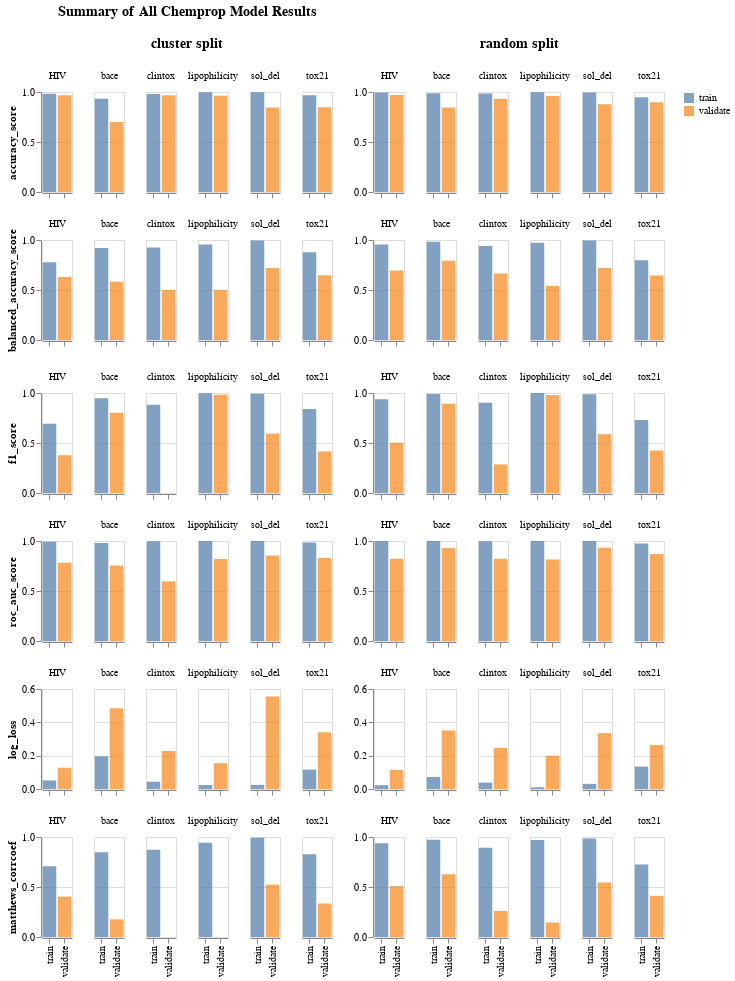

The notebook cell this image was saved under:
### Code cell
stack = None
chart = None

for i, metric in enumerate(vis_df['metric'].unique()):
    for j, split_type in enumerate(vis_df['split_method'].unique()):
        chart_title = None
        y_title = None
        x_labels = False

        if i == 0: 
            chart_title = "\n" + split_type + " split"

        if i ==0 and j == 0:
            chart_title = ["Summary of All Chemprop Model Results", "", chart_title]
        
        if i == len(vis_df['metric'].unique()) - 1:
            x_labels = True

        if j == 0: y_title = metric

        plot = alt.Chart(vis_df[(vis_df['metric'] == metric) & (vis_df['split_method'] == split_type)]
        ).mark_bar(opacity = 0.7).encode(
                y = alt.Y("score:Q", title = y_title),
                x = alt.X("split_id:N", title= None, axis = alt.Axis(labels = x_labels)),
                color = alt.Color("split_id:N", title = None),
                column =  alt.Row("dataset:N", title = chart_title, header=alt.Header(titleFontSize=14))
                ).properties(width = 30, height = 100)

    
        if not stack:
            stack = plot
        else:
            stack = alt.hconcat(
                stack,
                plot).resolve_scale(
                    y='shared')
            # stack = stack | plot
            # stack.resolve_scale(y = 'shared')

    if not chart:
            chart = stack
    else:
        chart = chart & stack
    stack = None

chart

### Figure 1 — Vega-Lite specification as saved in the notebook (floating-point values rounded to 4 significant figures)
{"config": {"view": {"continuousWidth": 400, "continuousHeight": 300}}, "vconcat": [{"hconcat": [{"data": {"name": "data-6a9069292068ee5caba4630e4c76df55"}, "mark": {"type": "bar", "opacity": 0.7}, "encoding": {"color": {"field": "split_id", "title": null, "type": "nominal"}, "column": {"field": "dataset", "header": {"titleFontSize": 14}, "title": ["Summary of All Chemprop Model Results", "", "\ncluster split"], "type": "nominal"}, "x": {"axis": {"labels": false}, "field": "split_id", "title": null, "type": "nominal"}, "y": {"field": "score", "title": "accuracy_score", "type": "quantitative"}}, "height": 100, "width": 30}, {"data": {"name": "data-3a767518e824bedeeb6aaea7820103e8"}, "mark": {"type": "bar", "opacity": 0.7}, "encoding": {"color": {"field": "split_id", "title": null, "type": "nominal"}, "column": {"field": "dataset", "header": {"titleFontSize": 14}, "title": "\nrandom split", "type": "nominal"}, "x": {"axis": {"labels": false}, "field": "split_id", "title": null, "type": "nominal"}, "y": {"field": "score", "title": null, "type": "quantitative"}}, "height": 100, "width": 30}], "resolve": {"scale": {"y": "shared"}}}, {"hconcat": [{"data": {"name": "data-f9c1fb133bf6b322a36e8b118c891b04"}, "mark": {"type": "bar", "opacity": 0.7}, "encoding": {"color": {"field": "split_id", "title": null, "type": "nominal"}, "column": {"field": "dataset", "header": {"titleFontSize": 14}, "title": null, "type": "nominal"}, "x": {"axis": {"labels": false}, "field": "split_id", "title": null, "type": "nominal"}, "y": {"field": "score", "title": "balanced_accuracy_score", "type": "quantitative"}}, "height": 100, "width": 30}, {"data": {"name": "data-16bbb2d08b80c92719e234d860433758"}, "mark": {"type": "bar", "opacity": 0.7}, "encoding": {"color": {"field": "split_id", "title": null, "type": "nominal"}, "column": {"field": "dataset", "header": {"titleFontSize": 14}, "title": null, "type": "nominal"}, "x": {"axis": {"labels": false}, "field": "split_id", "title": null, "type": "nominal"}, "y": {"field": "score", "title": null, "type": "quantitative"}}, "height": 100, "width": 30}], "resolve": {"scale": {"y": "shared"}}}, {"hconcat": [{"data": {"name": "data-c72d87e98036ae6b81087cdfda93481e"}, "mark": {"type": "bar", "opacity": 0.7}, "encoding": {"color": {"field": "split_id", "title": null, "type": "nominal"}, "column": {"field": "dataset", "header": {"titleFontSize": 14}, "title": null, "type": "nominal"}, "x": {"axis": {"labels": false}, "field": "split_id", "title": null, "type": "nominal"}, "y": {"field": "score", "title": "f1_score", "type": "quantitative"}}, "height": 100, "width": 30}, {"data": {"name": "data-214bc18a24bacf2f9cf74572569aaabb"}, "mark": {"type": "bar", "opacity": 0.7}, "encoding": {"color": {"field": "split_id", "title": null, "type": "nominal"}, "column": {"field": "dataset", "header": {"titleFontSize": 14}, "title": null, "type": "nominal"}, "x": {"axis": {"labels": false}, "field": "split_id", "title": null, "type": "nominal"}, "y": {"field": "score", "title": null, "type": "quantitative"}}, "height": 100, "width": 30}], "resolve": {"scale": {"y": "shared"}}}, {"hconcat": [{"data": {"name": "data-f250b648b926ee3b6cc47e4575131eb2"}, "mark": {"type": "bar", "opacity": 0.7}, "encoding": {"color": {"field": "split_id", "title": null, "type": "nominal"}, "column": {"field": "dataset", "header": {"titleFontSize": 14}, "title": null, "type": "nominal"}, "x": {"axis": {"labels": false}, "field": "split_id", "title": null, "type": "nominal"}, "y": {"field": "score", "title": "roc_auc_score", "type": "quantitative"}}, "height": 100, "width": 30}, {"data": {"name": "data-8eb5cb233f1e282752200d6085b5ae86"}, "mark": {"type": "bar", "opacity": 0.7}, "encoding": {"color": {"field": "split_id", "title": null, "type": "nominal"}, "column": {"field": "dataset", "header": {"titleFontSize": 14}, "title": null, "type": "nominal"}, "x": {"axis": {"labels": false}, "field": "split_id", "title": null, "type": "nominal"}, "y": {"field": "score", "title": null, "type": "quantitative"}}, "height": 100, "width": 30}], "resolve": {"scale": {"y": "shared"}}}, {"hconcat": [{"data": {"name": "data-a1a66767b1b0fbaa558f0419d8c1369a"}, "mark": {"type": "bar", "opacity": 0.7}, "encoding": {"color": {"field": "split_id", "title": null, "type": "nominal"}, "column": {"field": "dataset", "header": {"titleFontSize": 14}, "title": null, "type": "nominal"}, "x": {"axis": {"labels": false}, "field": "split_id", "title": null, "type": "nominal"}, "y": {"field": "score", "title": "log_loss", "type": "quantitative"}}, "height": 100, "width": 30}, {"data": {"name": "data-895864bfddadcdce73e5b49da6ce467f"}, "mark": {"type": "bar", "opacity": 0.7}, "encoding": {"color": {"field": "split_id", "title": null, "type": "nominal"}, "column": {"field": "dataset", "header": {"titleFontSize": 14}, "title": null, "type": "nominal"}, "x": {"axis": {"labels": false}, "field": "split_id", "title": null, "type": "nominal"}, "y": {"field": "score", "title": null, "type": "quantitative"}}, "height": 100, "width": 30}], "resolve": {"scale": {"y": "shared"}}}, {"hconcat": [{"data": {"name": "data-50589e5f22f8eff3a123ef9970f8787e"}, "mark": {"type": "bar", "opacity": 0.7}, "encoding": {"color": {"field": "split_id", "title": null, "type": "nominal"}, "column": {"field": "dataset", "header": {"titleFontSize": 14}, "title": null, "type": "nominal"}, "x": {"axis": {"labels": true}, "field": "split_id", "title": null, "type": "nominal"}, "y": {"field": "score", "title": "matthews_corrcoef", "type": "quantitative"}}, "height": 100, "width": 30}, {"data": {"name": "data-56884d3c28cb8beb768ae3412218762e"}, "mark": {"type": "bar", "opacity": 0.7}, "encoding": {"color": {"field": "split_id", "title": null, "type": "nominal"}, "column": {"field": "dataset", "header": {"titleFontSize": 14}, "title": null, "type": "nominal"}, "x": {"axis": {"labels": true}, "field": "split_id", "title": null, "type": "nominal"}, "y": {"field": "score", "title": null, "type": "quantitative"}}, "height": 100, "width": 30}], "resolve": {"scale": {"y": "shared"}}}], "$schema": "https://vega.github.io/schema/vega-lite/v4.17.0.json", "datasets": {"data-6a9069292068ee5caba4630e4c76df55": [{"result_file": "bace-cluster-train-pred.csv", "dataset": "bace", "split_id": "train", "split_method": "cluster", "metric": "accuracy_score", "score": 0.9316}, {"result_file": "bace-cluster-validate-pred.csv", "dataset": "bace", "split_id": "validate", "split_method": "cluster", "metric": "accuracy_score", "score": 0.6991}, {"result_file": "clintox-cluster-train-pred.csv", "dataset": "clintox", "split_id": "train", "split_method": "cluster", "metric": "accuracy_score", "score": 0.9809}, {"result_file": "clintox-cluster-validate-pred.csv", "dataset": "clintox", "split_id": "validate", "split_method": "cluster", "metric": "accuracy_score", "score": 0.9683}, {"result_file": "deepchem_Lipophilicity-cluster-train-pred.csv", "dataset": "lipophilicity", "split_id": "train", "split_method": "cluster", "metric": "accuracy_score", "score": 0.9964}, {"result_file": "deepchem_Lipophilicity-cluster-validate-pred.csv", "dataset": "lipophilicity", "split_id": "validate", "split_method": "cluster", "metric": "accuracy_score", "score": 0.9635}, {"result_file": "HIV-cluster-train-pred.csv", "dataset": "HIV", "split_id": "train", "split_method": "cluster", "metric": "accuracy_score", "score": 0.9829}, {"result_file": "HIV-cluster-validate-pred.csv", "dataset": "HIV", "split_id": "validate", "split_method": "cluster", "metric": "accuracy_score", "score": 0.9674}, {"result_file": "sol_del-cluster-train-pred.csv", "dataset": "sol_del", "split_id": "train", "split_method": "cluster", "metric": "accuracy_score", "score": 0.9979}, {"result_file": "sol_del-cluster-validate-pred.csv", "dataset": "sol_del", "split_id": "validate", "split_method": "cluster", "metric": "accuracy_score", "score": 0.8462}, {"result_file": "tox21-cluster-train-pred.csv", "dataset": "tox21", "split_id": "train", "split_method": "cluster", "metric": "accuracy_score", "score": 0.9673}, {"result_file": "tox21-cluster-validate-pred.csv", "dataset": "tox21", "split_id": "validate", "split_method": "cluster", "metric": "accuracy_score", "score": 0.8483}], "data-3a767518e824bedeeb6aaea7820103e8": [{"result_file": "bace-random-train-pred.csv", "dataset": "bace", "split_id": "train", "split_method": "random", "metric": "accuracy_score", "score": 0.9876}, {"result_file": "bace-random-validate-pred.csv", "dataset": "bace", "split_id": "validate", "split_method": "random", "metric": "accuracy_score", "score": 0.8458}, {"result_file": "clintox-random-train-pred.csv", "dataset": "clintox", "split_id": "train", "split_method": "random", "metric": "accuracy_score", "score": 0.9841}, {"result_file": "clintox-random-validate-pred.csv", "dataset": "clintox", "split_id": "validate", "split_method": "random", "metric": "accuracy_score", "score": 0.9324}, {"result_file": "deepchem_Lipophilicity-random-train-pred.csv", "dataset": "lipophilicity", "split_id": "train", "split_method": "random", "metric": "accuracy_score", "score": 0.998}, {"result_file": "deepchem_Lipophilicity-random-validate-pred.csv", "dataset": "lipophilicity", "split_id": "validate", "split_method": "random", "metric": "accuracy_score", "score": 0.9603}, {"result_file": "HIV-random-train-pred.csv", "dataset": "HIV", "split_id": "train", "split_method": "random", "metric": "accuracy_score", "score": 0.9959}, {"result_file": "HIV-random-validate-pred.csv", "dataset": "HIV", "split_id": "validate", "split_method": "random", "metric": "accuracy_score", "score": 0.9708}, {"result_file": "sol_del-random-train-pred.csv", "dataset": "sol_del", "split_id": "train", "split_method": "random", "metric": "accuracy_score", "score": 0.9958}, {"result_file": "sol_del-random-validate-pred.csv", "dataset": "sol_del", "split_id": "validate", "split_method": "random", "metric": "accuracy_score", "score": 0.8765}, {"result_file": "tox21-random-train-pred.csv", "dataset": "tox21", "split_id": "train", "split_method": "random", "metric": "accuracy_score", "score": 0.9484}, {"result_file": "tox21-random-validate-pred.csv", "dataset": "tox21", "split_id": "validate", "split_method": "random", "metric": "accuracy_score", "score": 0.8983}], "data-f9c1fb133bf6b322a36e8b118c891b04": [{"result_file": "bace-cluster-train-pred.csv", "dataset": "bace", "split_id": "train", "split_method": "cluster", "metric": "balanced_accuracy_score", "score": 0.9199}, {"result_file": "bace-cluster-validate-pred.csv", "dataset": "bace", "split_id": "validate", "split_method": "cluster", "metric": "balanced_accuracy_score", "score": 0.5827}, {"result_file": "clintox-cluster-train-pred.csv", "dataset": "clintox", "split_id": "train", "split_method": "cluster", "metric": "balanced_accuracy_score", "score": 0.9247}, {"result_file": "clintox-cluster-validate-pred.csv", "dataset": "clintox", "split_id": "validate", "split_method": "cluster", "metric": "balanced_accuracy_score", "score": 0.5}, {"result_file": "deepchem_Lipophilicity-cluster-train-pred.csv", "dataset": "lipophilicity", "split_id": "train", "split_method": "cluster", "metric": "balanced_accuracy_score", "score": 0.9546}, {"result_file": "deepchem_Lipophilicity-cluster-validate-pred.csv", "dataset": "lipophilicity", "split_id": "validate", "split_method": "cluster", "metric": "balanced_accuracy_score", "score": 0.5}, {"result_file": "HIV-cluster-train-pred.csv", "dataset": "HIV", "split_id": "train", "split_method": "cluster", "metric": "balanced_accuracy_score", "score": 0.7777}, {"result_file": "HIV-cluster-validate-pred.csv", "dataset": "HIV", "split_id": "validate", "split_method": "cluster", "metric": "balanced_accuracy_score", "score": 0.6299}, {"result_file": "sol_del-cluster-train-pred.csv", "dataset": "sol_del", "split_id": "train", "split_method": "cluster", "metric": "balanced_accuracy_score", "score": 0.996}, {"result_file": "sol_del-cluster-validate-pred.csv", "dataset": "sol_del", "split_id": "validate", "split_method": "cluster", "metric": "balanced_accuracy_score", "score": 0.7205}, {"result_file": "tox21-cluster-train-pred.csv", "dataset": "tox21", "split_id": "train", "split_method": "cluster", "metric": "balanced_accuracy_score", "score": 0.8778}, {"result_file": "tox21-cluster-validate-pred.csv", "dataset": "tox21", "split_id": "validate", "split_method": "cluster", "metric": "balanced_accuracy_score", "score": 0.6487}], "data-16bbb2d08b80c92719e234d860433758": [{"result_file": "bace-random-train-pred.csv", "dataset": "bace", "split_id": "train", "split_method": "random", "metric": "balanced_accuracy_score", "score": 0.982}, {"result_file": "bace-random-validate-pred.csv", "dataset": "bace", "split_id": "validate", "split_method": "random", "metric": "balanced_accuracy_score", "score": 0.7919}, {"result_file": "clintox-random-train-pred.csv", "dataset": "clintox", "split_id": "train", "split_method": "random", "metric": "balanced_accuracy_score", "score": 0.9388}, {"result_file": "clintox-random-validate-pred.csv", "dataset": "clintox", "split_id": "validate", "split_method": "random", "metric": "balanced_accuracy_score", "score": 0.6641}, {"result_file": "deepchem_Lipophilicity-random-train-pred.csv", "dataset": "lipophilicity", "split_id": "train", "split_method": "random", "metric": "balanced_accuracy_score", "score": 0.9715}, {"result_file": "deepchem_Lipophilicity-random-validate-pred.csv", "dataset": "lipophilicity", "split_id": "validate", "split_method": "random", "metric": "balanced_accuracy_score", "score": 0.5413}, {"result_file": "HIV-random-train-pred.csv", "dataset": "HIV", "split_id": "train", "split_method": "random", "metric": "balanced_accuracy_score", "score": 0.9541}, {"result_file": "HIV-random-validate-pred.csv", "dataset": "HIV", "split_id": "validate", "split_method": "random", "metric": "balanced_accuracy_score", "score": 0.6944}, {"result_file": "sol_del-random-train-pred.csv", "dataset": "sol_del", "split_id": "train", "split_method": "random", "metric": "balanced_accuracy_score", "score": 0.9949}, {"result_file": "sol_del-random-validate-pred.csv", "dataset": "sol_del", "split_id": "validate", "split_method": "random", "metric": "balanced_accuracy_score", "score": 0.7199}, {"result_file": "tox21-random-train-pred.csv", "dataset": "tox21", "split_id": "train", "split_method": "random", "metric": "balanced_accuracy_score", "score": 0.7969}, {"result_file": "tox21-random-validate-pred.csv", "dataset": "tox21", "split_id": "validate", "split_method": "random", "metric": "balanced_accuracy_score", "score": 0.645}], "data-c72d87e98036ae6b81087cdfda93481e": [{"result_file": "bace-cluster-train-pred.csv", "dataset": "bace", "split_id": "train", "split_method": "cluster", "metric": "f1_score", "score": 0.9484}, {"result_file": "bace-cluster-validate-pred.csv", "dataset": "bace", "split_id": "validate", "split_method": "cluster", "metric": "f1_score", "score": 0.8023}, {"result_file": "clintox-cluster-train-pred.csv", "dataset": "clintox", "split_id": "train", "split_method": "cluster", "metric": "f1_score", "score": 0.8824}, {"result_file": "clintox-cluster-validate-pred.csv", "dataset": "clintox", "split_id": "validate", "split_method": "cluster", "metric": "f1_score", "score": 0.0}, {"result_file": "deepchem_Lipophilicity-cluster-train-pred.csv", "dataset": "lipophilicity", "split_id": "train", "split_method": "cluster", "metric": "f1_score", "score": 0.9981}, {"result_file": "deepchem_Lipophilicity-cluster-validate-pred.csv", "dataset": "lipophilicity", "split_id": "validate", "split_method": "cluster", "metric": "f1_score", "score": 0.9814}, {"result_file": "HIV-cluster-train-pred.csv", "dataset": "HIV", "split_id": "train", "split_method": "cluster", "metric": "f1_score", "score": 0.693}, {"result_file": "HIV-cluster-validate-pred.csv", "dataset": "HIV", "split_id": "validate", "split_method": "cluster", "metric": "f1_score", "score": 0.3777}, {"result_file": "sol_del-cluster-train-pred.csv", "dataset": "sol_del", "split_id": "train", "split_method": "cluster", "metric": "f1_score", "score": 0.9932}, {"result_file": "sol_del-cluster-validate-pred.csv", "dataset": "sol_del", "split_id": "validate", "split_method": "cluster", "metric": "f1_score", "score": 0.5938}, {"result_file": "tox21-cluster-train-pred.csv", "dataset": "tox21", "split_id": "train", "split_method": "cluster", "metric": "f1_score", "score": 0.8392}, {"result_file": "tox21-cluster-validate-pred.csv", "dataset": "tox21", "split_id": "validate", "split_method": "cluster", "metric": "f1_score", "score": 0.4157}], "data-214bc18a24bacf2f9cf74572569aaabb": [{"result_file": "bace-random-train-pred.csv", "dataset": "bace", "split_id": "train", "split_method": "random", "metric": "f1_score", "score": 0.9907}, {"result_file": "bace-random-validate-pred.csv", "dataset": "bace", "split_id": "validate", "split_method": "random", "metric": "f1_score", "score": 0.893}, {"result_file": "clintox-random-train-pred.csv", "dataset": "clintox", "split_id": "train", "split_method": "random", "metric": "f1_score", "score": 0.902}, {"result_file": "clintox-random-validate-pred.csv", "dataset": "clintox", "split_id": "validate", "split_method": "random", "metric": "f1_score", "score": 0.2857}, {"result_file": "deepchem_Lipophilicity-random-train-pred.csv", "dataset": "lipophilicity", "split_id": "train", "split_method": "random", "metric": "f1_score", "score": 0.999}, {"result_file": "deepchem_Lipophilicity-random-validate-pred.csv", "dataset": "lipophilicity", "split_id": "validate", "split_method": "random", "metric": "f1_score", "score": 0.9797}, {"result_file": "HIV-random-train-pred.csv", "dataset": "HIV", "split_id": "train", "split_method": "random", "metric": "f1_score", "score": 0.9383}, {"result_file": "HIV-random-validate-pred.csv", "dataset": "HIV", "split_id": "validate", "split_method": "random", "metric": "f1_score", "score": 0.5028}, {"result_file": "sol_del-random-train-pred.csv", "dataset": "sol_del", "split_id": "train", "split_method": "random", "metric": "f1_score", "score": 0.987}, {"result_file": "sol_del-random-validate-pred.csv", "dataset": "sol_del", "split_id": "validate", "split_method": "random", "metric": "f1_score", "score": 0.5882}, {"result_file": "tox21-random-train-pred.csv", "dataset": "tox21", "split_id": "train", "split_method": "random", "metric": "f1_score", "score": 0.7305}, {"result_file": "tox21-random-validate-pred.csv", "dataset": "tox21", "split_id": "validate", "split_method": "random", "metric": "f1_score", "score": 0.4253}], "data-f250b648b926ee3b6cc47e4575131eb2": [{"result_file": "bace-cluster-train-pred.csv", "dataset": "bace", "split_id": "train", "split_method": "cluster", "metric": "roc_auc_score", "score": 0.9811}, {"result_file": "bace-cluster-validate-pred.csv", "dataset": "bace", "split_id": "validate", "split_method": "cluster", "metric": "roc_auc_score", "score": 0.7553}, {"result_file": "clintox-cluster-train-pred.csv", "dataset": "clintox", "split_id": "train", "split_method": "cluster", "metric": "roc_auc_score", "score": 0.9973}, {"result_file": "clintox-cluster-validate-pred.csv", "dataset": "clintox", "split_id": "validate", "split_method": "cluster", "metric": "roc_auc_score", "score": 0.5968}, {"result_file": "deepchem_Lipophilicity-cluster-train-pred.csv", "dataset": "lipophilicity", "split_id": "train", "split_method": "cluster", "metric": "roc_auc_score", "score": 0.999}, {"result_file": "deepchem_Lipophilicity-cluster-validate-pred.csv", "dataset": "lipophilicity", "split_id": "validate", "split_method": "cluster", "metric": "roc_auc_score", "score": 0.8189}, {"result_file": "HIV-cluster-train-pred.csv", "dataset": "HIV", "split_id": "train", "split_method": "cluster", "metric": "roc_auc_score", "score": 0.9921}, {"result_file": "HIV-cluster-validate-pred.csv", "dataset": "HIV", "split_id": "validate", "split_method": "cluster", "metric": "roc_auc_score", "score": 0.7829}, {"result_file": "sol_del-cluster-train-pred.csv", "dataset": "sol_del", "split_id": "train", "split_method": "cluster", "metric": "roc_auc_score", "score": 1.0}, {"result_file": "sol_del-cluster-validate-pred.csv", "dataset": "sol_del", "split_id": "validate", "split_method": "cluster", "metric": "roc_auc_score", "score": 0.8546}, {"result_file": "tox21-cluster-train-pred.csv", "dataset": "tox21", "split_id": "train", "split_method": "cluster", "metric": "roc_auc_score", "score": 0.9855}, {"result_file": "tox21-cluster-validate-pred.csv", "dataset": "tox21", "split_id": "validate", "split_method": "cluster", "metric": "roc_auc_score", "score": 0.8309}], "data-8eb5cb233f1e282752200d6085b5ae86": [{"result_file": "bace-random-train-pred.csv", "dataset": "bace", "split_id": "train", "split_method": "random", "metric": "roc_auc_score", "score": 0.999}, {"result_file": "bace-random-validate-pred.csv", "dataset": "bace", "split_id": "validate", "split_method": "random", "metric": "roc_auc_score", "score": 0.9292}, {"result_file": "clintox-random-train-pred.csv", "dataset": "clintox", "split_id": "train", "split_method": "random", "metric": "roc_auc_score", "score": 0.9981}, {"result_file": "clintox-random-validate-pred.csv", "dataset": "clintox", "split_id": "validate", "split_method": "random", "metric": "roc_auc_score", "score": 0.823}, {"result_file": "deepchem_Lipophilicity-random-train-pred.csv", "dataset": "lipophilicity", "split_id": "train", "split_method": "random", "metric": "roc_auc_score", "score": 1.0}, {"result_file": "deepchem_Lipophilicity-random-validate-pred.csv", "dataset": "lipophilicity", "split_id": "validate", "split_method": "random", "metric": "roc_auc_score", "score": 0.8146}, {"result_file": "HIV-random-train-pred.csv", "dataset": "HIV", "split_id": "train", "split_method": "random", "metric": "roc_auc_score", "score": 0.9991}, {"result_file": "HIV-random-validate-pred.csv", "dataset": "HIV", "split_id": "validate", "split_method": "random", "metric": "roc_auc_score", "score": 0.8215}, {"result_file": "sol_del-random-train-pred.csv", "dataset": "sol_del", "split_id": "train", "split_method": "random", "metric": "roc_auc_score", "score": 1.0}, {"result_file": "sol_del-random-validate-pred.csv", "dataset": "sol_del", "split_id": "validate", "split_method": "random", "metric": "roc_auc_score", "score": 0.9325}, {"result_file": "tox21-random-train-pred.csv", "dataset": "tox21", "split_id": "train", "split_method": "random", "metric": "roc_auc_score", "score": 0.9761}, {"result_file": "tox21-random-validate-pred.csv", "dataset": "tox21", "split_id": "validate", "split_method": "random", "metric": "roc_auc_score", "score": 0.8699}], "data-a1a66767b1b0fbaa558f0419d8c1369a": [{"result_file": "bace-cluster-train-pred.csv", "dataset": "bace", "split_id": "train", "split_method": "cluster", "metric": "log_loss", "score": 0.196}, {"result_file": "bace-cluster-validate-pred.csv", "dataset": "bace", "split_id": "validate", "split_method": "cluster", "metric": "log_loss", "score": 0.4847}, {"result_file": "clintox-cluster-train-pred.csv", "dataset": "clintox", "split_id": "train", "split_method": "cluster", "metric": "log_loss", "score": 0.04367}, {"result_file": "clintox-cluster-validate-pred.csv", "dataset": "clintox", "split_id": "validate", "split_method": "cluster", "metric": "log_loss", "score": 0.2283}, {"result_file": "deepchem_Lipophilicity-cluster-train-pred.csv", "dataset": "lipophilicity", "split_id": "train", "split_method": "cluster", "metric": "log_loss", "score": 0.02401}, {"result_file": "deepchem_Lipophilicity-cluster-validate-pred.csv", "dataset": "lipophilicity", "split_id": "validate", "split_method": "cluster", "metric": "log_loss", "score": 0.1549}, {"result_file": "HIV-cluster-train-pred.csv", "dataset": "HIV", "split_id": "train", "split_method": "cluster", "metric": "log_loss", "score": 0.05131}, {"result_file": "HIV-cluster-validate-pred.csv", "dataset": "HIV", "split_id": "validate", "split_method": "cluster", "metric": "log_loss", "score": 0.1277}, {"result_file": "sol_del-cluster-train-pred.csv", "dataset": "sol_del", "split_id": "train", "split_method": "cluster", "metric": "log_loss", "score": 0.02466}, {"result_file": "sol_del-cluster-validate-pred.csv", "dataset": "sol_del", "split_id": "validate", "split_method": "cluster", "metric": "log_loss", "score": 0.5548}, {"result_file": "tox21-cluster-train-pred.csv", "dataset": "tox21", "split_id": "train", "split_method": "cluster", "metric": "log_loss", "score": 0.1163}, {"result_file": "tox21-cluster-validate-pred.csv", "dataset": "tox21", "split_id": "validate", "split_method": "cluster", "metric": "log_loss", "score": 0.3403}], "data-895864bfddadcdce73e5b49da6ce467f": [{"result_file": "bace-random-train-pred.csv", "dataset": "bace", "split_id": "train", "split_method": "random", "metric": "log_loss", "score": 0.07216}, {"result_file": "bace-random-validate-pred.csv", "dataset": "bace", "split_id": "validate", "split_method": "random", "metric": "log_loss", "score": 0.3512}, {"result_file": "clintox-random-train-pred.csv", "dataset": "clintox", "split_id": "train", "split_method": "random", "metric": "log_loss", "score": 0.0385}, {"result_file": "clintox-random-validate-pred.csv", "dataset": "clintox", "split_id": "validate", "split_method": "random", "metric": "log_loss", "score": 0.2469}, {"result_file": "deepchem_Lipophilicity-random-train-pred.csv", "dataset": "lipophilicity", "split_id": "train", "split_method": "random", "metric": "log_loss", "score": 0.01037}, {"result_file": "deepchem_Lipophilicity-random-validate-pred.csv", "dataset": "lipophilicity", "split_id": "validate", "split_method": "random", "metric": "log_loss", "score": 0.1998}, {"result_file": "HIV-random-train-pred.csv", "dataset": "HIV", "split_id": "train", "split_method": "random", "metric": "log_loss", "score": 0.02313}, {"result_file": "HIV-random-validate-pred.csv", "dataset": "HIV", "split_id": "validate", "split_method": "random", "metric": "log_loss", "score": 0.1149}, {"result_file": "sol_del-random-train-pred.csv", "dataset": "sol_del", "split_id": "train", "split_method": "random", "metric": "log_loss", "score": 0.03086}, {"result_file": "sol_del-random-validate-pred.csv", "dataset": "sol_del", "split_id": "validate", "split_method": "random", "metric": "log_loss", "score": 0.3352}, {"result_file": "tox21-random-train-pred.csv", "dataset": "tox21", "split_id": "train", "split_method": "random", "metric": "log_loss", "score": 0.1347}, {"result_file": "tox21-random-validate-pred.csv", "dataset": "tox21", "split_id": "validate", "split_method": "random", "metric": "log_loss", "score": 0.2633}], "data-50589e5f22f8eff3a123ef9970f8787e": [{"result_file": "bace-cluster-train-pred.csv", "dataset": "bace", "split_id": "train", "split_method": "cluster", "metric": "matthews_corrcoef", "score": 0.8474}, {"result_file": "bace-cluster-validate-pred.csv", "dataset": "bace", "split_id": "validate", "split_method": "cluster", "metric": "matthews_corrcoef", "score": 0.1762}, {"result_file": "clintox-cluster-train-pred.csv", "dataset": "clintox", "split_id": "train", "split_method": "cluster", "metric": "matthews_corrcoef", "score": 0.8724}, {"result_file": "clintox-cluster-validate-pred.csv", "dataset": "clintox", "split_id": "validate", "split_method": "cluster", "metric": "matthews_corrcoef", "score": 0.0}, {"result_file": "deepchem_Lipophilicity-cluster-train-pred.csv", "dataset": "lipophilicity", "split_id": "train", "split_method": "cluster", "metric": "matthews_corrcoef", "score": 0.9435}, {"result_file": "deepchem_Lipophilicity-cluster-validate-pred.csv", "dataset": "lipophilicity", "split_id": "validate", "split_method": "cluster", "metric": "matthews_corrcoef", "score": 0.0}, {"result_file": "HIV-cluster-train-pred.csv", "dataset": "HIV", "split_id": "train", "split_method": "cluster", "metric": "matthews_corrcoef", "score": 0.7072}, {"result_file": "HIV-cluster-validate-pred.csv", "dataset": "HIV", "split_id": "validate", "split_method": "cluster", "metric": "matthews_corrcoef", "score": 0.404}, {"result_file": "sol_del-cluster-train-pred.csv", "dataset": "sol_del", "split_id": "train", "split_method": "cluster", "metric": "matthews_corrcoef", "score": 0.9919}, {"result_file": "sol_del-cluster-validate-pred.csv", "dataset": "sol_del", "split_id": "validate", "split_method": "cluster", "metric": "matthews_corrcoef", "score": 0.5234}, {"result_file": "tox21-cluster-train-pred.csv", "dataset": "tox21", "split_id": "train", "split_method": "cluster", "metric": "matthews_corrcoef", "score": 0.8264}, {"result_file": "tox21-cluster-validate-pred.csv", "dataset": "tox21", "split_id": "validate", "split_method": "cluster", "metric": "matthews_corrcoef", "score": 0.3345}], "data-56884d3c28cb8beb768ae3412218762e": [{"result_file": "bace-random-train-pred.csv", "dataset": "bace", "split_id": "train", "split_method": "random", "metric": "matthews_corrcoef", "score": 0.9721}, {"result_file": "bace-random-validate-pred.csv", "dataset": "bace", "split_id": "validate", "split_method": "random", "metric": "matthews_corrcoef", "score": 0.6278}, {"result_file": "clintox-random-train-pred.csv", "dataset": "clintox", "split_id": "train", "split_method": "random", "metric": "matthews_corrcoef", "score": 0.8935}, {"result_file": "clintox-random-validate-pred.csv", "dataset": "clintox", "split_id": "validate", "split_method": "random", "metric": "matthews_corrcoef", "score": 0.2606}, {"result_file": "deepchem_Lipophilicity-random-train-pred.csv", "dataset": "lipophilicity", "split_id": "train", "split_method": "random", "metric": "matthews_corrcoef", "score": 0.9701}, {"result_file": "deepchem_Lipophilicity-random-validate-pred.csv", "dataset": "lipophilicity", "split_id": "validate", "split_method": "random", "metric": "matthews_corrcoef", "score": 0.1448}, {"result_file": "HIV-random-train-pred.csv", "dataset": "HIV", "split_id": "train", "split_method": "random", "metric": "matthews_corrcoef", "score": 0.9367}, {"result_file": "HIV-random-validate-pred.csv", "dataset": "HIV", "split_id": "validate", "split_method": "random", "metric": "matthews_corrcoef", "score": 0.509}, {"result_file": "sol_del-random-train-pred.csv", "dataset": "sol_del", "split_id": "train", "split_method": "random", "metric": "matthews_corrcoef", "score": 0.9846}, {"result_file": "sol_del-random-validate-pred.csv", "dataset": "sol_del", "split_id": "validate", "split_method": "random", "metric": "matthews_corrcoef", "score": 0.5456}, {"result_file": "tox21-random-train-pred.csv", "dataset": "tox21", "split_id": "train", "split_method": "random", "metric": "matthews_corrcoef", "score": 0.7248}, {"result_file": "tox21-random-validate-pred.csv", "dataset": "tox21", "split_id": "validate", "split_method": "random", "metric": "matthews_corrcoef", "score": 0.4117}]}}
